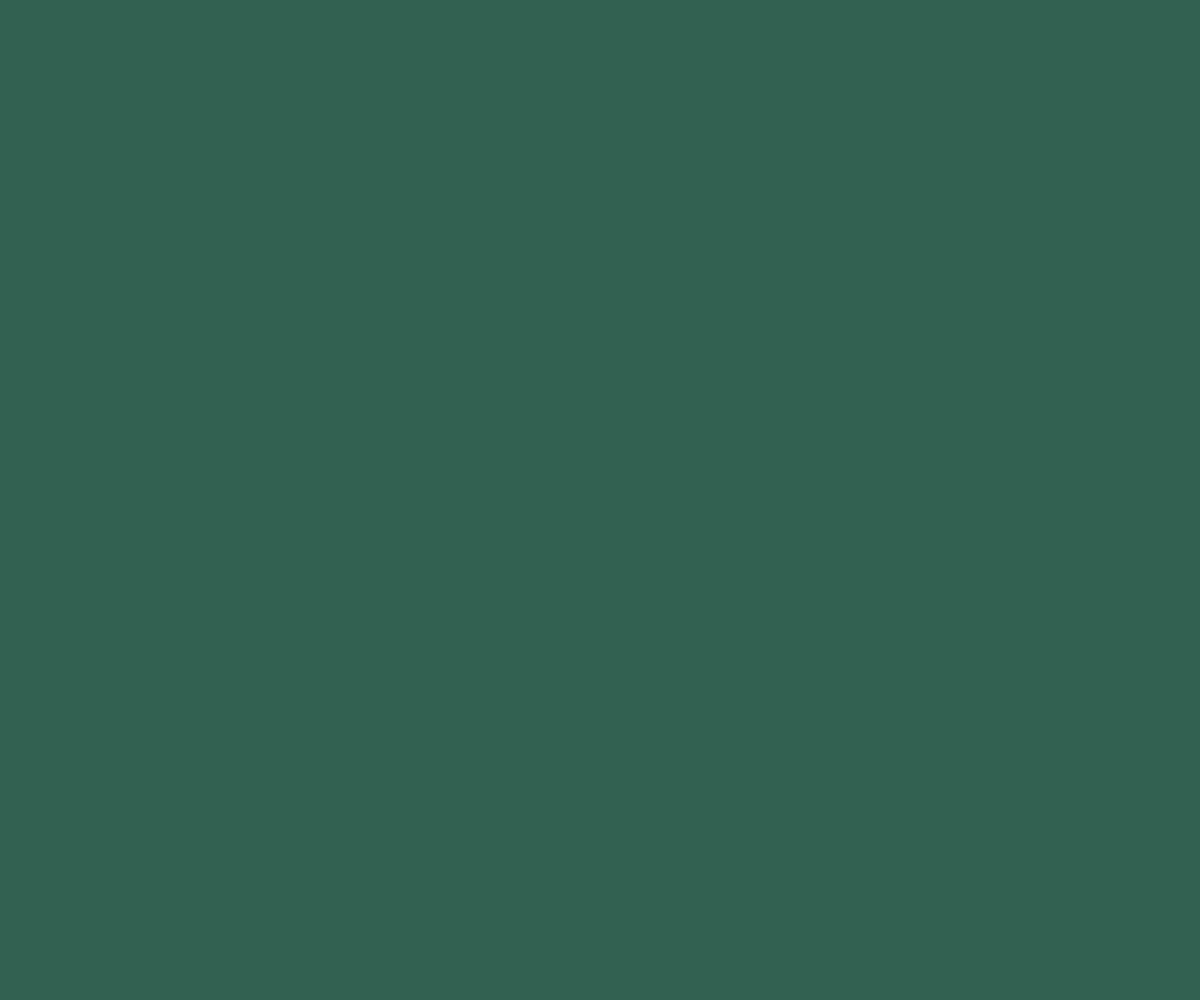
Frame 1 (no input)
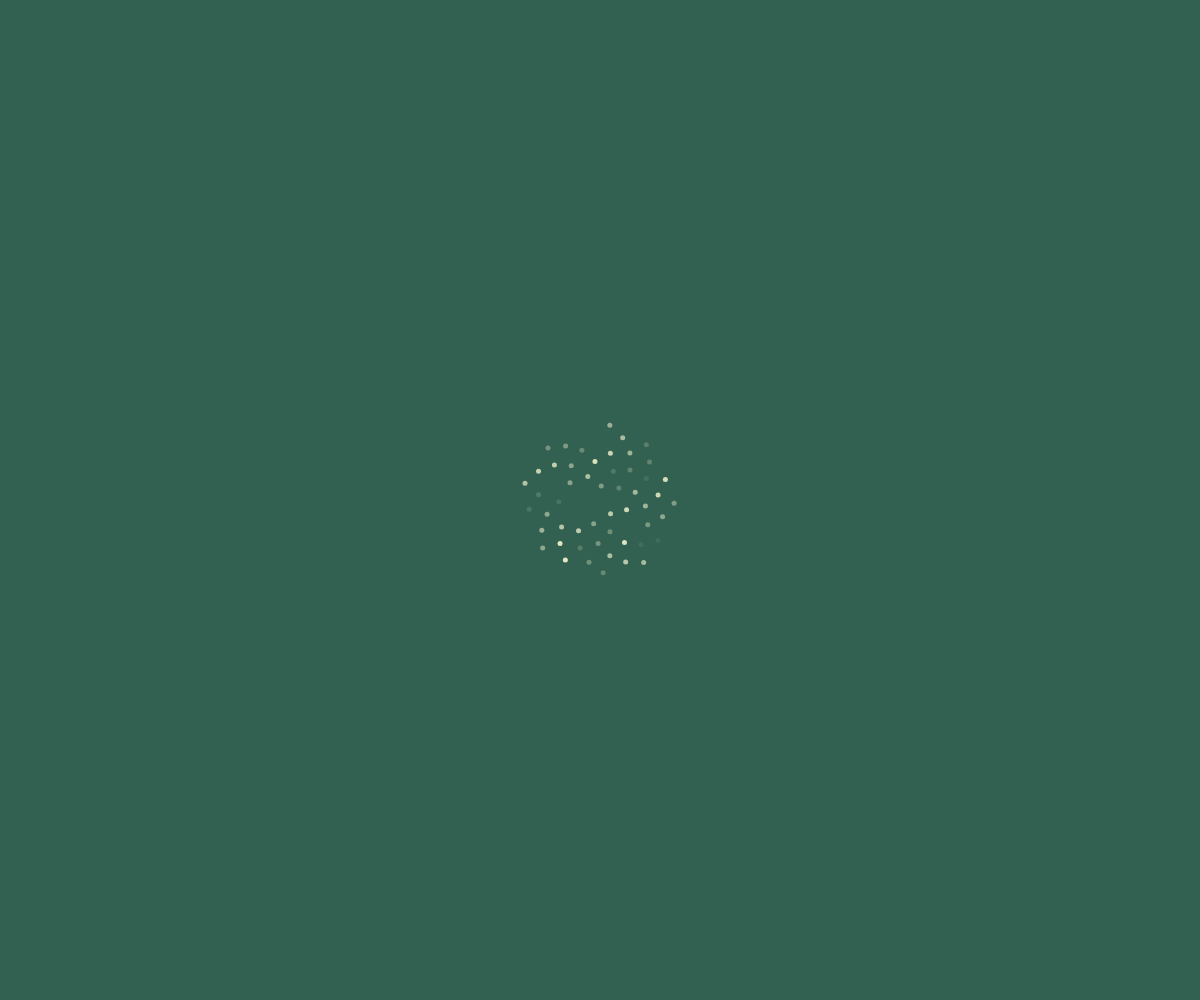
Frame 60 (no input)
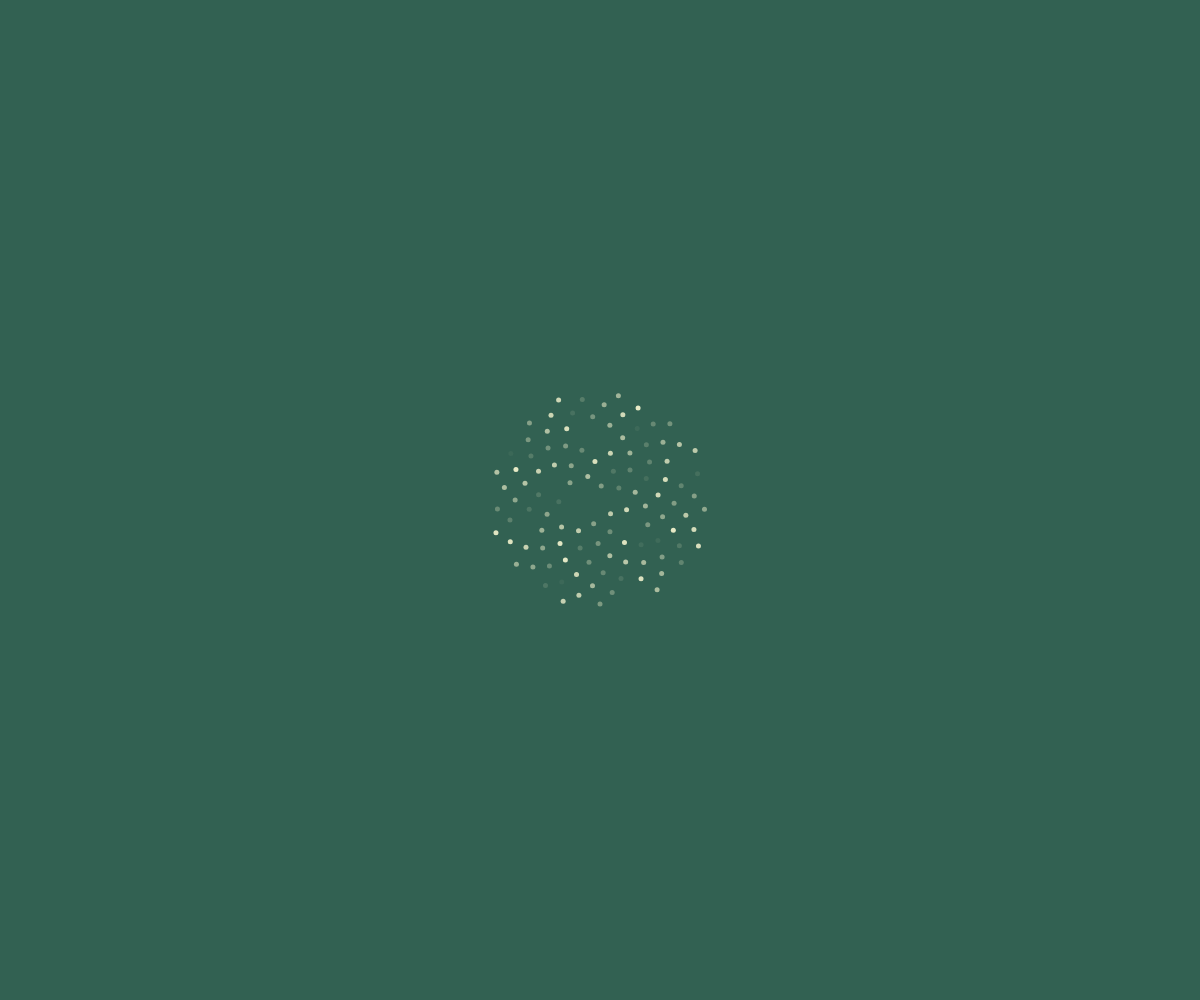
Frame 120 (the mouse pressed at the canvas centre since frame 60)

The p5.js sketch that drew these frames (run headless with seeded random() and noise() and a simulated clock; from frame 60 on, the mouse is pressed at the canvas centre):

// p5.js sketch
// ── sketch.js
let c = 10;
let n = 0;

function setup() {
  createCanvas(windowWidth, windowHeight);
  colorMode(RGB, 255, 255, 255, 1);
  angleMode(DEGREES);
  background(50, 97, 82);
  frameRate(20);
  // put setup code here
}

function draw() {
  noStroke()
  let a = n * 137.5;
  let r = c * sqrt(n);
  let x = r * cos(a)
  let y = r * sin(a)
  fill(242, 242, 205, (r*c%100)/100)
  push()
  translate(x + windowWidth/2, y + windowHeight/2,0)
  ellipse(0,0,5,5)
  pop()
  // put drawing code here
  n++;
}
